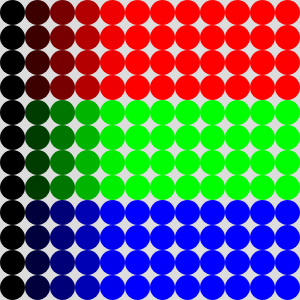
Frame 1 (no input)
Frame 60 (no input): identical to frame 1, image omitted
Frame 120 (the mouse pressed at the canvas centre since frame 60): identical to frame 1, image omitted

The p5.js sketch that drew this single still picture (run headless with seeded random() and noise() and a simulated clock; from frame 60 on, the mouse is pressed at the canvas centre):

// p5.js sketch
// ── sketch.js
let aantal = 12;

function setup() {
    createCanvas(300, 300);
    noStroke();
}

function draw() {
    background(220);

    // 12 x 12 = 144 cirkels, met een kleurverloop over de kolommen
    let afstand = width / aantal

    for (let x = 0; x < aantal; x++) {
        let posX = afstand / 2 + x * afstand;
        let color = map(x, 0, 3, 0, 180);

        for (let y = 0; y < aantal; y++) {
            let posY = afstand / 2 + y * afstand;

            if (y < 4) {
                fill(color, 0, 0);
            } else if (y < 8) {
                fill(0, color, 0);
            } else {
                fill(0, 0, color);
            }

            circle(posX, posY, afstand)
        }
    }
}
